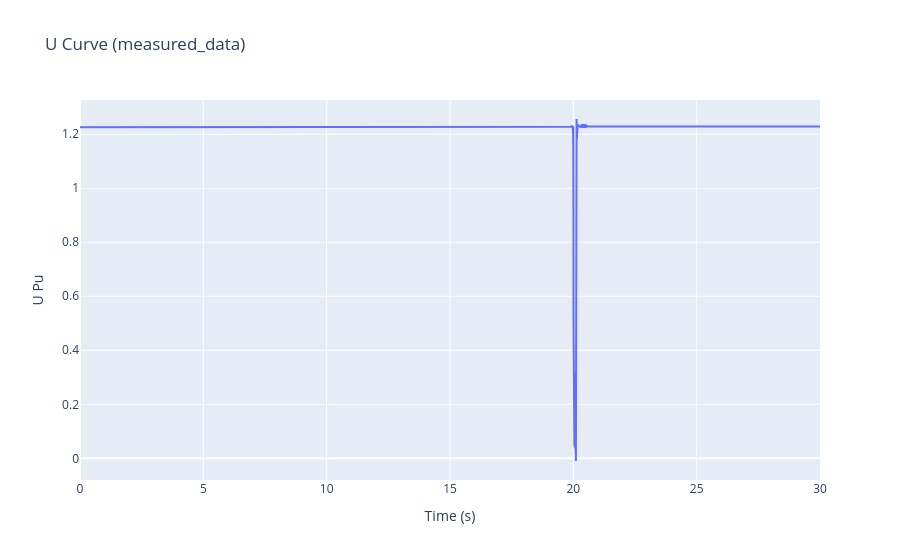
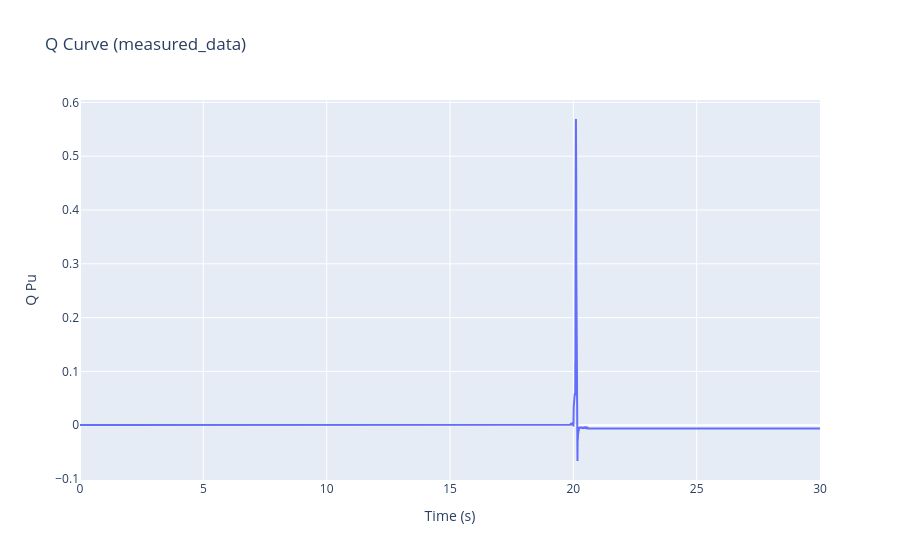

Notebook code for these charts, in order:
### Code cell
import pandas as pd
import plotly.graph_objects as go

# Charger les données
df = pd.read_csv(folder + "/measured_data.csv")

time = df["time"]
U = df["Bess_BESS_WTGTerminalMeasurements_PPu"]
Q = df["Bess_BESS_WTGTerminalMeasurements_QPu"]

#Bess_BESS_WTGTerminalMeasurements_PPu,Bess_BESS_WTGTerminalMeasurements_QPu
#Wind_Turbine_WPP_wPPControl_measurements_UPu,Wind_Turbine_WPP_wPPControl_measurements_QPu

# --- Courbe interactive U ---
fig_U = go.Figure()
fig_U.add_trace(go.Scatter(x=time, y=U, mode='lines', name='U'))
fig_U.update_layout(
    title="U Curve (measured_data)",
    xaxis_title="Time (s)",
    yaxis_title="U Pu"
)
fig_U.show()

# --- Courbe interactive Q ---
fig_Q = go.Figure()
fig_Q.add_trace(go.Scatter(x=time, y=Q, mode='lines', name='Q'))
fig_Q.update_layout(
    title="Q Curve (measured_data)",
    xaxis_title="Time (s)",
    yaxis_title="Q Pu"
)
fig_Q.show()

### Figure 1 — Plotly figure (JSON) as saved in the notebook; plotly's stock layout.template omitted (floating-point values rounded to 4 significant figures; data arrays with more than 128 entries replaced by an {"elided": "..."} marker saying what was removed)
{"data": [{"mode": "lines", "name": "U", "type": "scatter", "x": {"elided": "10000 float values"}, "y": {"elided": "10000 float values"}}], "layout": {"title": {"text": "U Curve (measured_data)"}, "xaxis": {"title": {"text": "Time (s)"}}, "yaxis": {"title": {"text": "U Pu"}}}}

### Figure 2 — Plotly figure (JSON) as saved in the notebook; plotly's stock layout.template omitted (floating-point values rounded to 4 significant figures; data arrays with more than 128 entries replaced by an {"elided": "..."} marker saying what was removed)
{"data": [{"mode": "lines", "name": "Q", "type": "scatter", "x": {"elided": "10000 float values"}, "y": {"elided": "10000 float values"}}], "layout": {"title": {"text": "Q Curve (measured_data)"}, "xaxis": {"title": {"text": "Time (s)"}}, "yaxis": {"title": {"text": "Q Pu"}}}}
